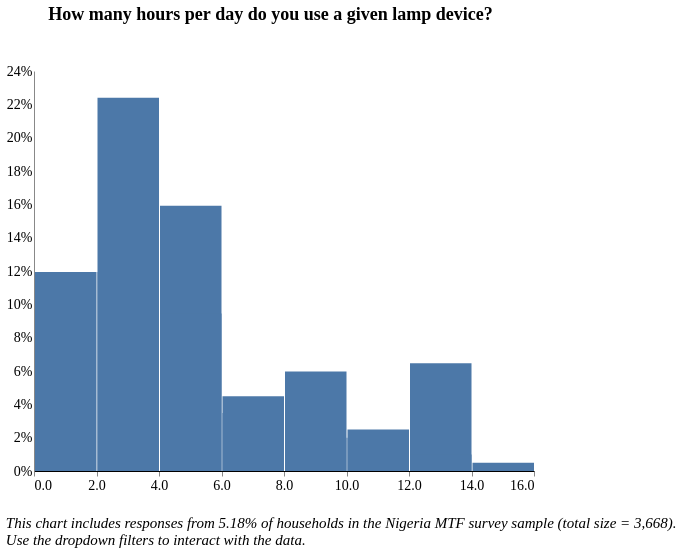

Here is the Vega-Lite specification saved for this chart:
### Vega-Lite specification from a JSON file in a GitHub repository (floating-point values rounded to 4 significant figures; data arrays with more than 128 entries replaced by an {"elided": "..."} marker saying what was removed)
{"width": 800, "height": 400, "config": {"title": {"fontSize": 18, "font": "Times New Roman", "anchor": "center", "fontColor": "#000000"}, "axisX": {"domain": true, "domainColor": "#000000", "grid": false, "labelFont": "Times New Roman", "labelFontSize": 14, "titleFont": "Times New Roman", "titleFontSize": 14, "titleFontWeight": "normal", "title": "X Axis Title (units)"}, "axisY": {"domain": true, "grid": false, "gridColor": "#DEDDDD", "gridWidth": 1, "labelFont": "Times New Roman", "labelFontSize": 14, "labelAngle": 0, "ticks": false, "titleFont": "Times New Roman", "titleFontSize": 14, "titleFontWeight": "normal", "titlePadding": 10, "title": "Y Axis Title (units)"}, "range": {"category": ["#2980B9", "#003366", "#FFAE19", "#D68910", "#E67E22", "#D35400", "#FF4500", "#FF6162", "#438B28", "#45B39D", "#99ADC1", "#212F3C"]}, "legend": {"labelFont": "Times New Roman", "labelFontSize": 14, "symbolType": "square", "symbolSize": 100, "titleFont": "Times New Roman", "titleFontSize": 14, "titleFontWeight": "normal", "title": "Legend", "orient": "right", "offset": 0}, "tooltip": {"font": "Open Sans"}, "view": {"stroke": "transparent", "text": {"font": "Times New Roman", "color": ["#2980B9", "#003366", "#FFAE19", "#D68910", "#E67E22", "#D35400", "#FF4500", "#FF6162", "#438B28", "#45B39D", "#99ADC1", "#212F3C"], "fontSize": 14, "align": "right", "fontWeight": 400, "size": 14}, "bar": {"size": 40, "binSpacing": 1, "continuousBandSize": 30, "discreteBandSize": 30, "fill": ["#2980B9", "#003366", "#FFAE19", "#D68910", "#E67E22", "#D35400", "#FF4500", "#FF6162", "#438B28", "#45B39D", "#99ADC1", "#212F3C"], "stroke": false}}}, "concat": [{"mark": "bar", "encoding": {"tooltip": [{"field": "f_9", "title": "Response (Binned)", "type": "quantitative"}, {"aggregate": "sum", "field": "pct", "format": ".2%", "title": "Percentage", "type": "quantitative"}], "x": {"axis": {"title": ""}, "bin": {"extent": [0, 16], "step": 2}, "field": "f_9", "scale": {"clamp": true, "domain": [0, 16]}, "type": "quantitative"}, "y": {"aggregate": "sum", "axis": {"format": "%"}, "field": "pct", "title": "", "type": "quantitative"}}, "height": 400, "selection": {"selector014": {"type": "single", "fields": ["f2"], "bind": {"input": "select", "options": [null, "Candle", "Open wick lamp", "Hurricane lamp with glass cover", "Pressurized mantle lamp", "Other, specify"], "labels": ["All Responses", "Candle", "Open wick lamp", "Hurricane lamp with glass cover", "Pressurized mantle lamp", "Other"], "name": "Type of Device  "}}, "selector012": {"type": "single", "fields": ["locality"], "bind": {"input": "select", "options": [null, 0, 1], "labels": ["National", "Urban", "Rural"], "name": "Locality Breakdown  "}}, "selector013": {"type": "single", "fields": ["elc_aggr_tier"], "bind": {"input": "select", "options": [null, "Tier 0", "Tier 1", "Tier 2", "Tier 3", "Tier 4", "Tier 5"], "labels": ["All Tiers", "Tier 0", "Tier 1", "Tier 2", "Tier 3", "Tier 4", "Tier 5"], "name": "Electricity Tier  "}}}, "title": {"text": ["How many hours per day do you use a given lamp device?"], "color": "black", "subtitleColor": "black", "offset": 40}, "transform": [{"joinaggregate": [{"op": "count", "field": "*", "as": "total"}]}, {"calculate": "1 / datum.total", "as": "pct"}, {"bin": {"maxbins": 20}, "field": "m", "as": "mbin"}, {"filter": {"selection": "selector014"}}, {"filter": {"selection": "selector012"}}, {"filter": {"selection": "selector013"}}], "width": 500}], "data": {"name": "data-7991e0ab5b43c2530dc663025ac64b4c"}, "title": {"text": ["", "", "This chart includes responses from 5.18% of households in the Nigeria MTF survey sample (total size = 3,668).", "Use the dropdown filters to interact with the data."], "anchor": "start", "baseline": "bottom", "font": "Times New Roman", "fontSize": 15, "fontStyle": "italic", "fontWeight": "normal", "orient": "bottom"}, "$schema": "https://vega.github.io/schema/vega-lite/v4.17.0.json", "datasets": {"data-7991e0ab5b43c2530dc663025ac64b4c": {"elided": "201 records"}}}
